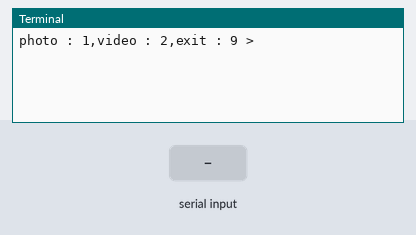
Recording of a program running on a simulated Raspberry Pi (BCM pin numbers). Shown: the last lines printed to the terminal. The test bench sets the inputs (shaded band). The clock reads 2024-03-15 10:24:30 at power-on unless the program sets it; the camera gives no picture and a still takes 0.5 s.

Above: at 1.2 s.
1.3 s: "1" typed at the terminal, then Enter
At 1.7 s:
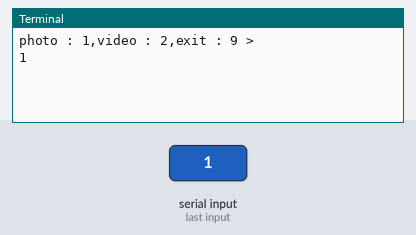
2.8 s: "2" typed at the terminal, then Enter
At 3.4 s:
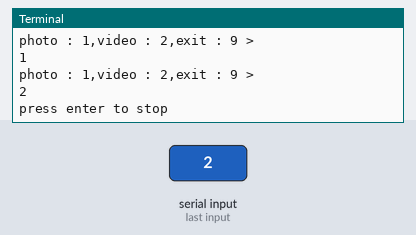

Measured:
- after the input at 1.3 s, the terminal: prints a new line at once (image 1)
- after the input at 2.8 s, the terminal: prints a new line at once (image 2)

The program:

picamera_task.py
```python
import picamera
import time

path = '/home/pi/src6/06_multimedia'

camera = picamera.PiCamera()
camera.resolution  = (640,480)
camera.start_preview()

while True:
    now_str = time.strftime("%Y%m%d_%H%M%S")
    val = input('photo : 1,video : 2,exit : 9 > ')
    if val == '1':
      camera.capture('%s/photo_%s.jpg' % (path,now_str))
    elif val == '2':
      camera.start_recording('%s/video_%s.h264' % (path,now_str))
      input('press enter to stop')
      camera.stop_recording()
    elif val == '9':
       camera.stop_preview()
       break
    else :
        print("에러")
```
